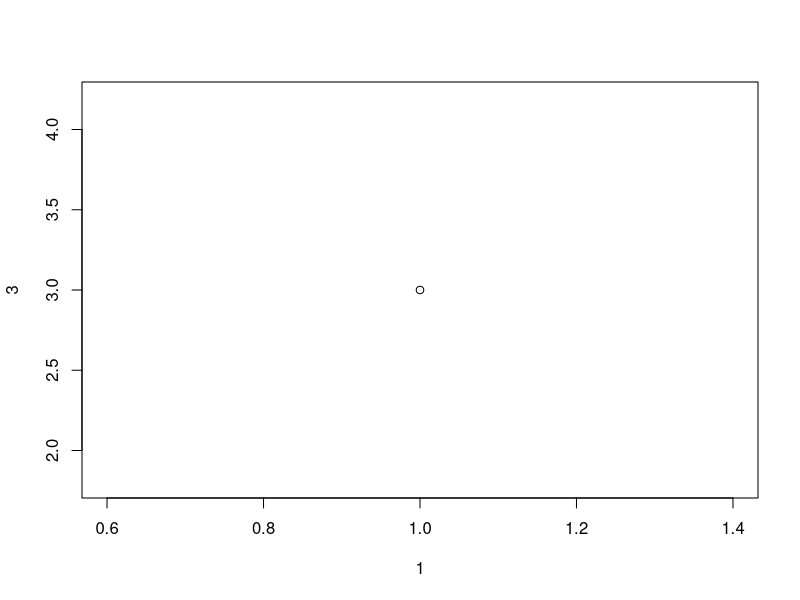
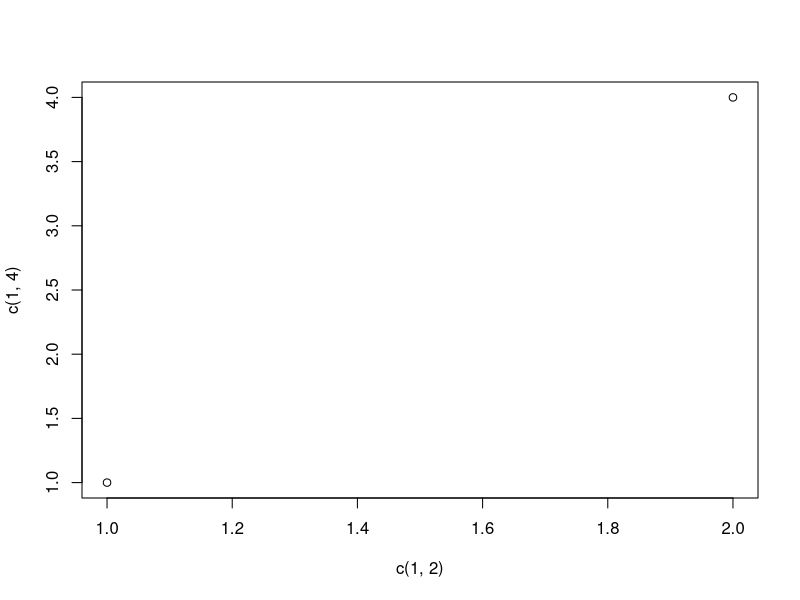
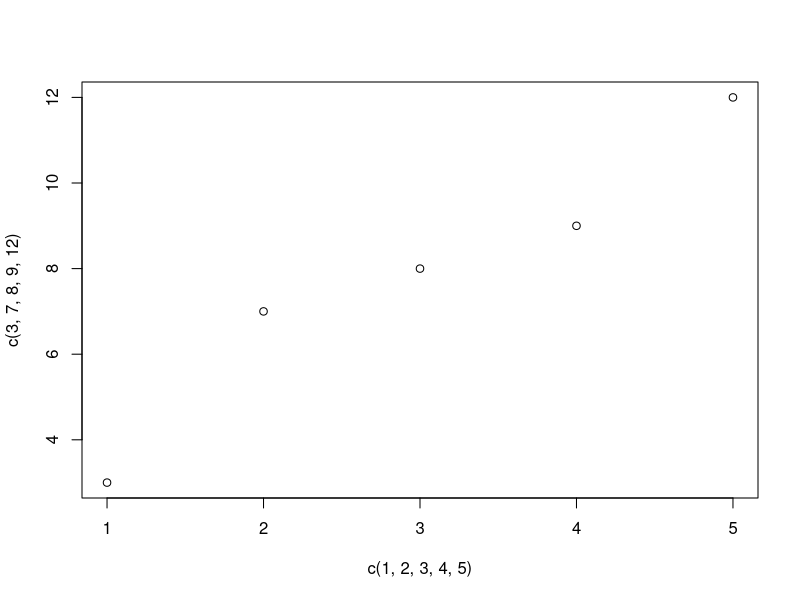
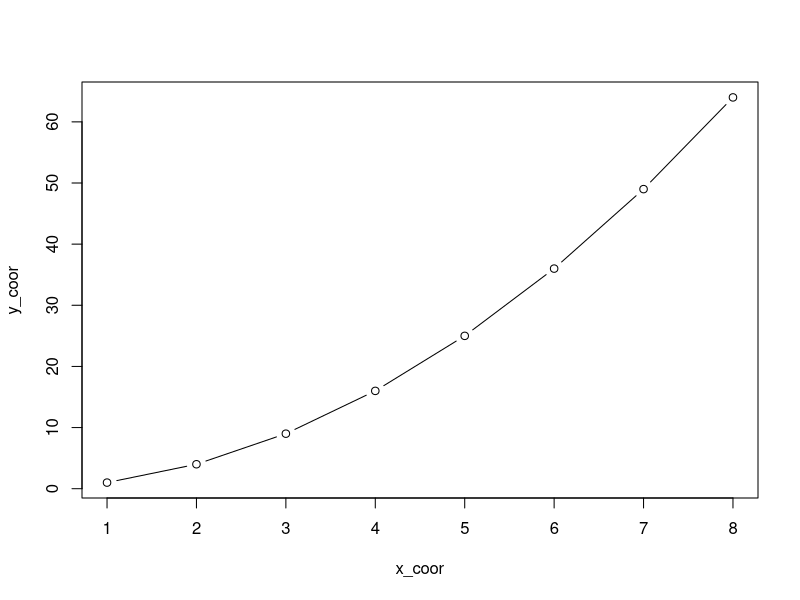
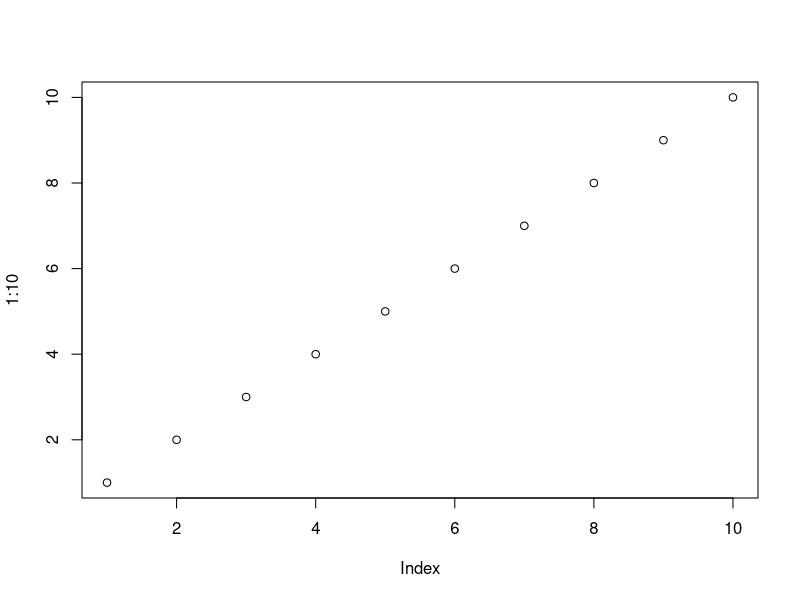
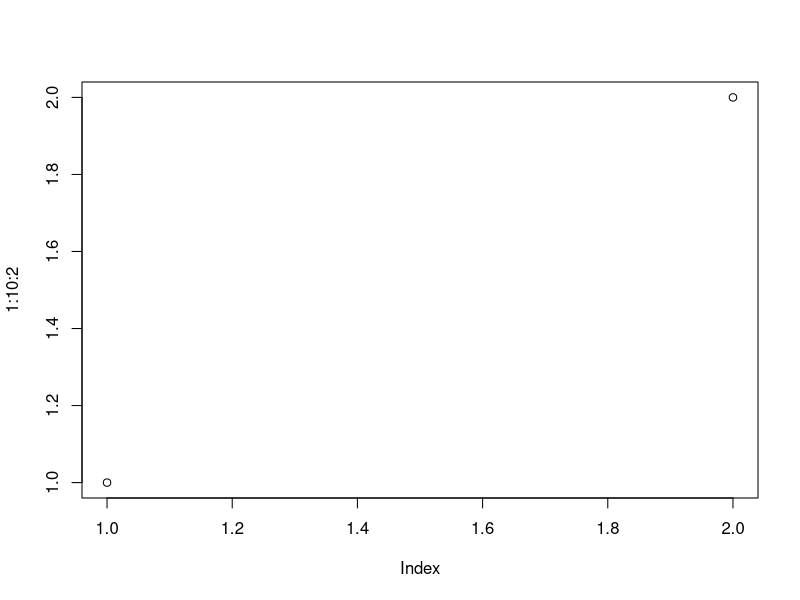
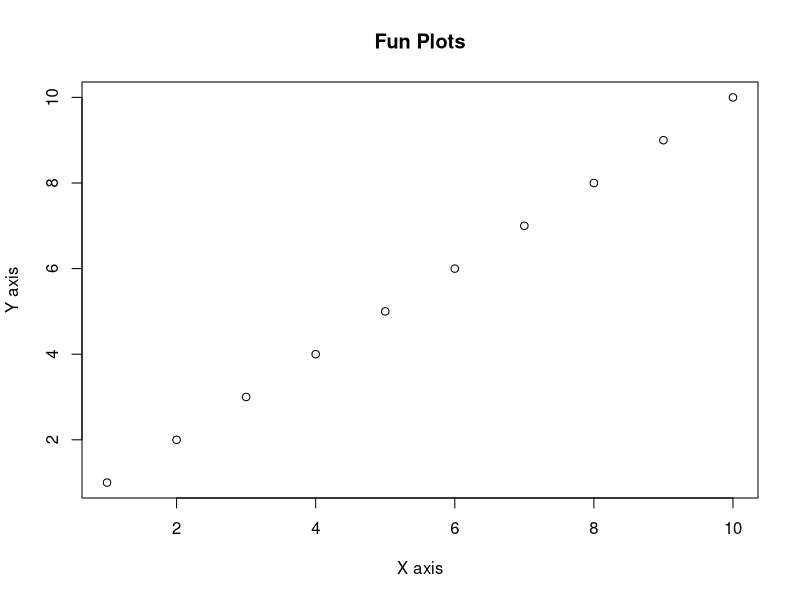
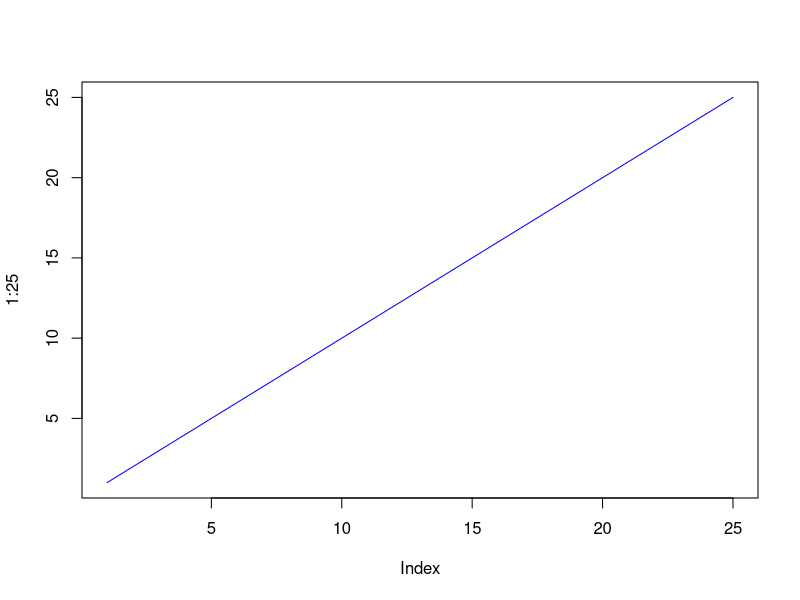

Source code (R) for these figures, in order:
# Day 5: R Graphics

# plot() - a function to plot points 
# syntax - plot(x-axis, y-axis)

plot(1,3) # single point plot

#double point plot
plot(c(1,2),c(1,4))

plot(c(1, 2, 3, 4, 5), c(3, 7, 8, 9, 12))

x_coor <- c(1,2,3,4,5,6,7,8)
y_coor <- c(1,4,9,16,25,36,49,64)
plot(x_coor, y_coor, type="b")

# ranges can be used to plot a sequence of points
plot(1:10)
plot(1:10:2)

# plot labels
# main - gives title to the plot
# xlab - to label the x-axis
# ylab - to label the y-axis

plot(1:10, main="Fun Plots", xlab="X axis", ylab="Y axis")
plot(1:25, col="blue", type="l")

# Plot sizes
# Use cex = number to change the size of the points (1 is default, while 0.5 means 50% smaller, and 2 means 100% larger)

plot(1:25, cex=6, type="b")

# pch - plot points shape can be changed
#1 - hollow circle 
#2 - hollow triangle , upright
#3 - plus (+)
#4 - cross (X)
#5 - hollow diamond
#6 - hollow triangle, downward
#7 - square with X
#15 & 22- filled square
#16 & 19 - filled circle
#25 - downward filled triangle

plot(1:10, pch=7, cex=2)
